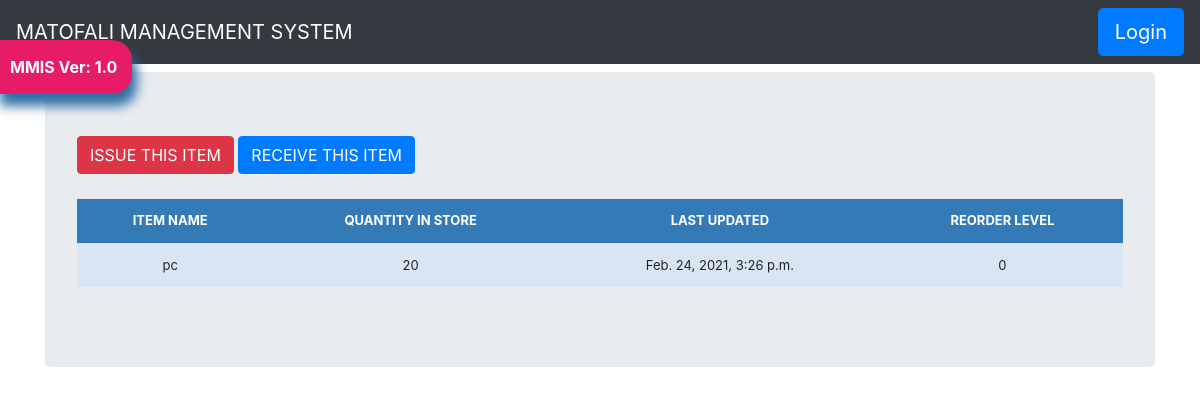
Page /stock_detail/19/ on the committed database.
### STOCK_MANAGEMENT_APP/models.py (models this page shows, shortened)
class Stock(models.Model):
    category = models.ForeignKey(category, on_delete=models.CASCADE, blank=True)
    item_name = models.CharField(max_length=50, blank=True, null=True)
    quantity = models.IntegerField(default='0', blank=True, null=True)
    receive_quantity = models.IntegerField(default='0', blank=True, null=True)
    receive_by = models.CharField(max_length=50, blank=True, null=True)
    issue_quantity = models.IntegerField(default='0', blank=True, null=True)
    issue_by = models.CharField(max_length=50, blank=True, null=True)
    issue_to = models.CharField(max_length=50, blank=True, null=True)
    phone_number = models.CharField(max_length=50, blank=True, null=True)
    created_by = models.CharField(max_length=50, blank=True, null=True)
    reorder_level = models.IntegerField(default='0', blank=True, null=True)
    last_updated = models.DateTimeField(auto_now_add=False, auto_now=True)
    price = models.DecimalField(max_digits=10, decimal_places=2, null=True)
    timestamp = models.DateTimeField(auto_now_add=False, auto_now=True)

### STOCK_MANAGEMENT_APP/views.py (the view)
# urls.py: path('stock_detail/<str:pk>/', views.stock_detail, name='stock_detail'),
def stock_detail(request, pk):
    queryset = Stock.objects.get(id=pk)
    content = {
        'queryset': queryset
    }
    return render(request, 'stock_detail.html', content)

### templates/stock_detail.html (shortened to what this page needs)
{% load static %}
{% load crispy_forms_tags %}
<!DOCTYPE html>
<html lang="en">
  <head>
      <link href="{% static 'js/jquery-ui-1.12.1/jquery-ui.min.css' %}" rel="stylesheet">
      <link href="{% static 'js/jquery-ui-1.12.1/jquery-ui.structure.min.css' %}" rel="stylesheet">
      <link href="{% static 'js/jquery-ui-1.12.1/jquery-ui.theme.min.css' %}" rel="stylesheet">
      <link href="{% static 'css/stylesheet.css' %}" rel="stylesheet">
      <link href="{% static 'css/bootstrap.min.css' %}" rel="stylesheet">
      <link href="{% static 'css/navbar-top-fixed.css' %}" rel="stylesheet">
  </head>
  <body>
    {% include 'nav_bar.html' %}
<main role="main" class="container">
  <div class="jumbotron">
     <a href="{% url 'issue_items' queryset.id %}"><div class="btn btn-danger">ISSUE THIS ITEM</div></a>
      <a href="{% url 'receive_items' queryset.id %}"><div class="btn btn-primary">RECEIVE THIS ITEM</div></a>
      <br><br>
      <div class="display table">
          <table class="table">
              <tr>
                  <th>ITEM NAME</th>
                  <th>QUANTITY IN STORE</th>
                  <th>LAST UPDATED</th>
                  <th>REORDER LEVEL</th>
                </tr>
              <tr>
                  <td>{{queryset.item_name}}</td>
                  <td>{{queryset.quantity}}</td>
                  <td>{{queryset.last_updated}}</td>
                  <td>{{queryset.reorder_level}}</td>
              </tr>
          </table>
      </div>
  </div>
</main>
      </body>
</html>

### static/css/stylesheet.css (style rules this page uses)
body { background-color: #34eb6b;*/ background-image: url("../img/wallpaper.jpg");*/ }
.table { font-size: 13px; text-align: center; width: 95%; margin: auto; }
.table tr:nth-child(odd) { background: #B8CAE4 }
.table tr:nth-child(even) { background: #dae5f4 }
th { background-color: #337ab7; color: white; }

### static/css/navbar-top-fixed.css (style rules this page uses)
body { min-height: 75rem; padding-top: 4.5rem; }

### rows in the picture
Stock: item_name "pc", quantity "20", last_updated "Feb. 24, 2021, 3:26 p.m.", reorder_level "0"
